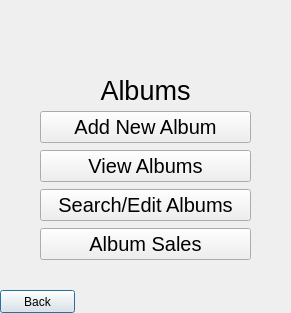
<?xml version="1.0" encoding="UTF-8"?>
<ui version="4.0">
 <class>Music_Albums_Main</class>
 <widget class="QDialog" name="Music_Albums_Main">
  <property name="geometry">
   <rect>
    <x>0</x>
    <y>0</y>
    <width>291</width>
    <height>313</height>
   </rect>
  </property>
  <property name="windowTitle">
   <string>Main Albums Menu</string>
  </property>
  <widget class="QLabel" name="Albums_MainMenuText">
   <property name="geometry">
    <rect>
     <x>0</x>
     <y>80</y>
     <width>291</width>
     <height>20</height>
    </rect>
   </property>
   <property name="font">
    <font>
     <pointsize>20</pointsize>
    </font>
   </property>
   <property name="text">
    <string>Albums</string>
   </property>
   <property name="alignment">
    <set>Qt::AlignCenter</set>
   </property>
  </widget>
  <widget class="QPushButton" name="Albums_BackButton">
   <property name="geometry">
    <rect>
     <x>0</x>
     <y>290</y>
     <width>75</width>
     <height>23</height>
    </rect>
   </property>
   <property name="text">
    <string>Back</string>
   </property>
  </widget>
  <widget class="QLabel" name="AlbumMenu_Logo">
   <property name="geometry">
    <rect>
     <x>110</x>
     <y>10</y>
     <width>71</width>
     <height>71</height>
    </rect>
   </property>
   <property name="text">
    <string/>
   </property>
  </widget>
  <widget class="QWidget" name="verticalLayoutWidget">
   <property name="geometry">
    <rect>
     <x>40</x>
     <y>110</y>
     <width>211</width>
     <height>152</height>
    </rect>
   </property>
   <layout class="QVBoxLayout" name="verticalLayout_2">
    <item>
     <widget class="QPushButton" name="AlbumMenu_AddAlbumButton">
      <property name="font">
       <font>
        <pointsize>15</pointsize>
       </font>
      </property>
      <property name="text">
       <string>Add New Album</string>
      </property>
     </widget>
    </item>
    <item>
     <widget class="QPushButton" name="AlbumMenu_ViewAlbumsButton">
      <property name="font">
       <font>
        <pointsize>15</pointsize>
       </font>
      </property>
      <property name="text">
       <string>View Albums</string>
      </property>
     </widget>
    </item>
    <item>
     <widget class="QPushButton" name="AlbumMenu_SearchAlbumsButton">
      <property name="font">
       <font>
        <pointsize>15</pointsize>
       </font>
      </property>
      <property name="text">
       <string>Search/Edit Albums</string>
      </property>
     </widget>
    </item>
    <item>
     <widget class="QPushButton" name="AlbumMenu_AlbumSalesButton">
      <property name="font">
       <font>
        <pointsize>15</pointsize>
       </font>
      </property>
      <property name="text">
       <string>Album Sales</string>
      </property>
     </widget>
    </item>
   </layout>
  </widget>
 </widget>
 <resources/>
 <connections>
  <connection>
   <sender>AlbumMenu_AddAlbumButton</sender>
   <signal>clicked()</signal>
   <receiver>Music_Albums_Main</receiver>
   <slot>AddAlbumButton()</slot>
   <hints>
    <hint type="sourcelabel">
     <x>149</x>
     <y>143</y>
    </hint>
    <hint type="destinationlabel">
     <x>143</x>
     <y>312</y>
    </hint>
   </hints>
  </connection>
  <connection>
   <sender>Albums_BackButton</sender>
   <signal>clicked()</signal>
   <receiver>Music_Albums_Main</receiver>
   <slot>BackButton()</slot>
   <hints>
    <hint type="sourcelabel">
     <x>54</x>
     <y>301</y>
    </hint>
    <hint type="destinationlabel">
     <x>87</x>
     <y>312</y>
    </hint>
   </hints>
  </connection>
  <connection>
   <sender>AlbumMenu_ViewAlbumsButton</sender>
   <signal>clicked()</signal>
   <receiver>Music_Albums_Main</receiver>
   <slot>ViewAlbumsButton()</slot>
   <hints>
    <hint type="sourcelabel">
     <x>126</x>
     <y>181</y>
    </hint>
    <hint type="destinationlabel">
     <x>135</x>
     <y>312</y>
    </hint>
   </hints>
  </connection>
  <connection>
   <sender>AlbumMenu_SearchAlbumsButton</sender>
   <signal>clicked()</signal>
   <receiver>Music_Albums_Main</receiver>
   <slot>SearchAlbumsButton()</slot>
   <hints>
    <hint type="sourcelabel">
     <x>219</x>
     <y>212</y>
    </hint>
    <hint type="destinationlabel">
     <x>253</x>
     <y>312</y>
    </hint>
   </hints>
  </connection>
  <connection>
   <sender>AlbumMenu_AlbumSalesButton</sender>
   <signal>clicked()</signal>
   <receiver>Music_Albums_Main</receiver>
   <slot>AlbumSalesButton()</slot>
   <hints>
    <hint type="sourcelabel">
     <x>191</x>
     <y>256</y>
    </hint>
    <hint type="destinationlabel">
     <x>197</x>
     <y>312</y>
    </hint>
   </hints>
  </connection>
 </connections>
 <slots>
  <slot>AddAlbumButton()</slot>
  <slot>BackButton()</slot>
  <slot>ViewAlbumsButton()</slot>
  <slot>SearchAlbumsButton()</slot>
  <slot>AlbumSalesButton()</slot>
 </slots>
</ui>
